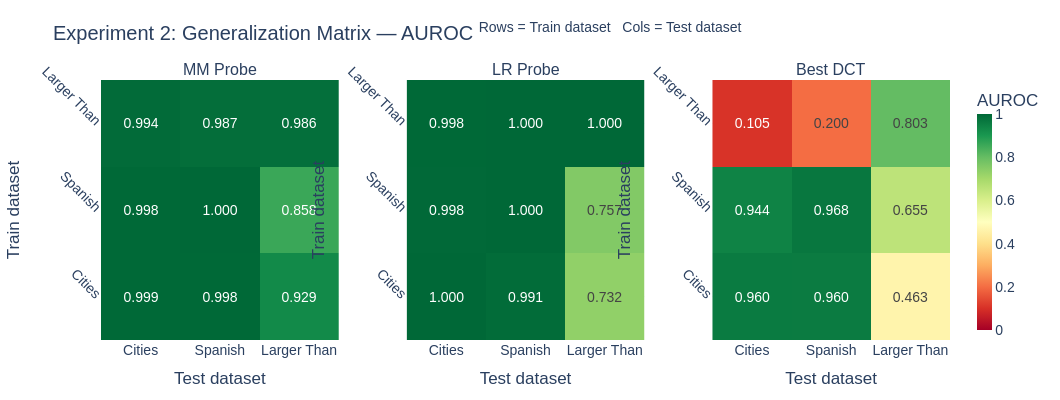
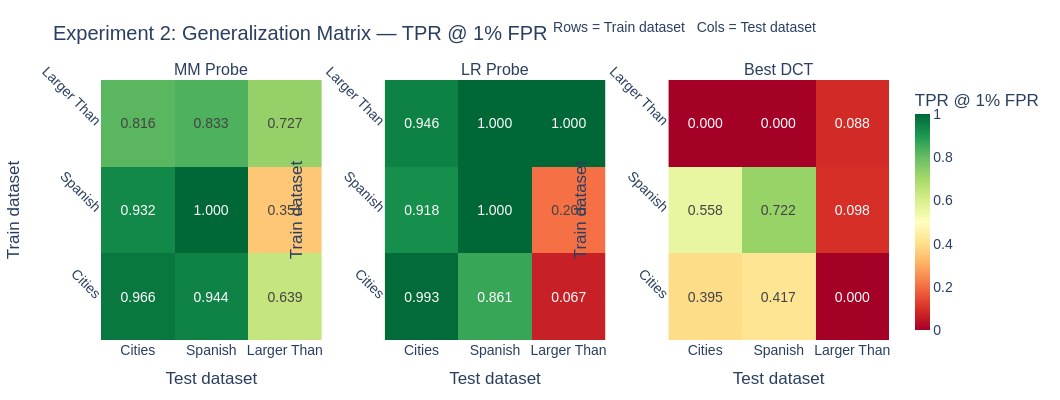

These figures' notebook cell, in order:
### Code cell
def gen_to_matrix(gen_data: dict, metric: str, dataset_names: list[str]) -> np.ndarray:
    mat = np.zeros((len(dataset_names), len(dataset_names)))
    for i, train_name in enumerate(dataset_names):
        for j, test_name in enumerate(dataset_names):
            mat[i, j] = gen_data[train_name][test_name][metric]
    return mat


labels_display = [DATASET_DISPLAY[n] for n in DATASET_NAMES]

for metric, metric_title in [("auroc", "AUROC"), ("tpr@1fpr", "TPR @ 1% FPR")]:
    mm_mat = gen_to_matrix(gen_mm, metric, DATASET_NAMES)
    lr_mat = gen_to_matrix(gen_lr, metric, DATASET_NAMES)
    dct_mat = gen_to_matrix(gen_dct, metric, DATASET_NAMES)

    fig = make_subplots(
        rows=1, cols=3,
        subplot_titles=["MM Probe", "LR Probe", f"Best DCT"],
        horizontal_spacing=0.08,
    )

    for col, mat in enumerate([mm_mat, lr_mat, dct_mat], start=1):
        fig.add_trace(go.Heatmap(
            z=mat,
            x=labels_display,
            y=labels_display,
            text=[[f"{v:.3f}" for v in row] for row in mat],
            texttemplate="%{text}",
            colorscale="RdYlGn",
            zmin=0, zmax=1,
            showscale=(col == 3),
            colorbar=dict(title=metric_title, thickness=15),
        ), row=1, col=col)

    fig.update_layout(
        **PLOT_BASE,
        title=(
            f"Experiment 2: Generalization Matrix — {metric_title}\n"
            "<sup>Rows = Train dataset &nbsp; Cols = Test dataset</sup>"
        ),
        height=400, width=1060,
    )
    fig.update_yaxes(title_text="Train dataset", tickangle=45)
    for col in range(1, 4):
        fig.update_xaxes(title_text="Test dataset", row=1, col=col)
    fig.show()
    metric_slug = metric.replace("@", "at").replace("%", "pct").replace(" ", "_")
    save_fig(fig, f"exp2_generalization_{metric_slug}")

### Figure 1 — Plotly figure (JSON) as saved in the notebook; plotly's stock layout.template omitted (floating-point values rounded to 4 significant figures)
{"data": [{"colorbar": {"thickness": 15, "title": {"text": "AUROC"}}, "colorscale": [[0, "rgb(165,0,38)"], [0.1, "rgb(215,48,39)"], [0.2, "rgb(244,109,67)"], [0.3, "rgb(253,174,97)"], [0.4, "rgb(254,224,139)"], [0.5, "rgb(255,255,191)"], [0.6, "rgb(217,239,139)"], [0.7, "rgb(166,217,106)"], [0.8, "rgb(102,189,99)"], [0.9, "rgb(26,152,80)"], [1, "rgb(0,104,55)"]], "showscale": false, "text": [["0.999", "0.998", "0.929"], ["0.998", "1.000", "0.858"], ["0.994", "0.987", "0.986"]], "texttemplate": "%{text}", "type": "heatmap", "x": ["Cities", "Spanish", "Larger Than"], "xaxis": "x", "y": ["Cities", "Spanish", "Larger Than"], "yaxis": "y", "z": [[0.9989, 0.9984, 0.9294], [0.9982, 1.0, 0.8582], [0.9937, 0.9865, 0.986]], "zmax": 1, "zmin": 0}, {"colorbar": {"thickness": 15, "title": {"text": "AUROC"}}, "colorscale": [[0, "rgb(165,0,38)"], [0.1, "rgb(215,48,39)"], [0.2, "rgb(244,109,67)"], [0.3, "rgb(253,174,97)"], [0.4, "rgb(254,224,139)"], [0.5, "rgb(255,255,191)"], [0.6, "rgb(217,239,139)"], [0.7, "rgb(166,217,106)"], [0.8, "rgb(102,189,99)"], [0.9, "rgb(26,152,80)"], [1, "rgb(0,104,55)"]], "showscale": false, "text": [["1.000", "0.991", "0.732"], ["0.998", "1.000", "0.757"], ["0.998", "1.000", "1.000"]], "texttemplate": "%{text}", "type": "heatmap", "x": ["Cities", "Spanish", "Larger Than"], "xaxis": "x2", "y": ["Cities", "Spanish", "Larger Than"], "yaxis": "y2", "z": [[0.9999, 0.9913, 0.7324], [0.9979, 1.0, 0.7567], [0.9983, 1.0, 1.0]], "zmax": 1, "zmin": 0}, {"colorbar": {"thickness": 15, "title": {"text": "AUROC"}}, "colorscale": [[0, "rgb(165,0,38)"], [0.1, "rgb(215,48,39)"], [0.2, "rgb(244,109,67)"], [0.3, "rgb(253,174,97)"], [0.4, "rgb(254,224,139)"], [0.5, "rgb(255,255,191)"], [0.6, "rgb(217,239,139)"], [0.7, "rgb(166,217,106)"], [0.8, "rgb(102,189,99)"], [0.9, "rgb(26,152,80)"], [1, "rgb(0,104,55)"]], "showscale": true, "text": [["0.960", "0.960", "0.463"], ["0.944", "0.968", "0.655"], ["0.105", "0.200", "0.803"]], "texttemplate": "%{text}", "type": "heatmap", "x": ["Cities", "Spanish", "Larger Than"], "xaxis": "x3", "y": ["Cities", "Spanish", "Larger Than"], "yaxis": "y3", "z": [[0.9599, 0.9595, 0.4634], [0.9438, 0.9683, 0.6549], [0.1047, 0.2, 0.8025]], "zmax": 1, "zmin": 0}], "layout": {"annotations": [{"font": {"size": 16}, "showarrow": false, "text": "MM Probe", "x": 0.14, "xanchor": "center", "xref": "paper", "y": 1, "yanchor": "bottom", "yref": "paper"}, {"font": {"size": 16}, "showarrow": false, "text": "LR Probe", "x": 0.5, "xanchor": "center", "xref": "paper", "y": 1, "yanchor": "bottom", "yref": "paper"}, {"font": {"size": 16}, "showarrow": false, "text": "Best DCT", "x": 0.86, "xanchor": "center", "xref": "paper", "y": 1, "yanchor": "bottom", "yref": "paper"}], "font": {"family": "Arial, sans-serif", "size": 14}, "height": 400, "legend": {"bgcolor": "rgba(255,255,255,0.8)", "bordercolor": "#E5E7EB", "borderwidth": 1}, "margin": {"b": 60, "l": 70, "r": 40, "t": 80}, "title": {"text": "Experiment 2: Generalization Matrix — AUROC\n<sup>Rows = Train dataset &nbsp; Cols = Test dataset</sup>"}, "width": 1060, "xaxis": {"anchor": "y", "domain": [0, 0.28], "title": {"text": "Test dataset"}}, "xaxis2": {"anchor": "y2", "domain": [0.36, 0.64], "title": {"text": "Test dataset"}}, "xaxis3": {"anchor": "y3", "domain": [0.72, 1], "title": {"text": "Test dataset"}}, "yaxis": {"anchor": "x", "domain": [0, 1], "tickangle": 45, "title": {"text": "Train dataset"}}, "yaxis2": {"anchor": "x2", "domain": [0, 1], "tickangle": 45, "title": {"text": "Train dataset"}}, "yaxis3": {"anchor": "x3", "domain": [0, 1], "tickangle": 45, "title": {"text": "Train dataset"}}}}

### Figure 2 — Plotly figure (JSON) as saved in the notebook; plotly's stock layout.template omitted (floating-point values rounded to 4 significant figures)
{"data": [{"colorbar": {"thickness": 15, "title": {"text": "TPR @ 1% FPR"}}, "colorscale": [[0, "rgb(165,0,38)"], [0.1, "rgb(215,48,39)"], [0.2, "rgb(244,109,67)"], [0.3, "rgb(253,174,97)"], [0.4, "rgb(254,224,139)"], [0.5, "rgb(255,255,191)"], [0.6, "rgb(217,239,139)"], [0.7, "rgb(166,217,106)"], [0.8, "rgb(102,189,99)"], [0.9, "rgb(26,152,80)"], [1, "rgb(0,104,55)"]], "showscale": false, "text": [["0.966", "0.944", "0.639"], ["0.932", "1.000", "0.351"], ["0.816", "0.833", "0.727"]], "texttemplate": "%{text}", "type": "heatmap", "x": ["Cities", "Spanish", "Larger Than"], "xaxis": "x", "y": ["Cities", "Spanish", "Larger Than"], "yaxis": "y", "z": [[0.966, 0.9444, 0.6392], [0.932, 1.0, 0.3505], [0.8163, 0.8333, 0.7268]], "zmax": 1, "zmin": 0}, {"colorbar": {"thickness": 15, "title": {"text": "TPR @ 1% FPR"}}, "colorscale": [[0, "rgb(165,0,38)"], [0.1, "rgb(215,48,39)"], [0.2, "rgb(244,109,67)"], [0.3, "rgb(253,174,97)"], [0.4, "rgb(254,224,139)"], [0.5, "rgb(255,255,191)"], [0.6, "rgb(217,239,139)"], [0.7, "rgb(166,217,106)"], [0.8, "rgb(102,189,99)"], [0.9, "rgb(26,152,80)"], [1, "rgb(0,104,55)"]], "showscale": false, "text": [["0.993", "0.861", "0.067"], ["0.918", "1.000", "0.206"], ["0.946", "1.000", "1.000"]], "texttemplate": "%{text}", "type": "heatmap", "x": ["Cities", "Spanish", "Larger Than"], "xaxis": "x2", "y": ["Cities", "Spanish", "Larger Than"], "yaxis": "y2", "z": [[0.9932, 0.8611, 0.06701], [0.9184, 1.0, 0.2062], [0.9456, 1.0, 1.0]], "zmax": 1, "zmin": 0}, {"colorbar": {"thickness": 15, "title": {"text": "TPR @ 1% FPR"}}, "colorscale": [[0, "rgb(165,0,38)"], [0.1, "rgb(215,48,39)"], [0.2, "rgb(244,109,67)"], [0.3, "rgb(253,174,97)"], [0.4, "rgb(254,224,139)"], [0.5, "rgb(255,255,191)"], [0.6, "rgb(217,239,139)"], [0.7, "rgb(166,217,106)"], [0.8, "rgb(102,189,99)"], [0.9, "rgb(26,152,80)"], [1, "rgb(0,104,55)"]], "showscale": true, "text": [["0.395", "0.417", "0.000"], ["0.558", "0.722", "0.098"], ["0.000", "0.000", "0.088"]], "texttemplate": "%{text}", "type": "heatmap", "x": ["Cities", "Spanish", "Larger Than"], "xaxis": "x3", "y": ["Cities", "Spanish", "Larger Than"], "yaxis": "y3", "z": [[0.3946, 0.4167, 0.0], [0.5578, 0.7222, 0.09794], [0.0, 0.0, 0.08763]], "zmax": 1, "zmin": 0}], "layout": {"annotations": [{"font": {"size": 16}, "showarrow": false, "text": "MM Probe", "x": 0.14, "xanchor": "center", "xref": "paper", "y": 1, "yanchor": "bottom", "yref": "paper"}, {"font": {"size": 16}, "showarrow": false, "text": "LR Probe", "x": 0.5, "xanchor": "center", "xref": "paper", "y": 1, "yanchor": "bottom", "yref": "paper"}, {"font": {"size": 16}, "showarrow": false, "text": "Best DCT", "x": 0.86, "xanchor": "center", "xref": "paper", "y": 1, "yanchor": "bottom", "yref": "paper"}], "font": {"family": "Arial, sans-serif", "size": 14}, "height": 400, "legend": {"bgcolor": "rgba(255,255,255,0.8)", "bordercolor": "#E5E7EB", "borderwidth": 1}, "margin": {"b": 60, "l": 70, "r": 40, "t": 80}, "title": {"text": "Experiment 2: Generalization Matrix — TPR @ 1% FPR\n<sup>Rows = Train dataset &nbsp; Cols = Test dataset</sup>"}, "width": 1060, "xaxis": {"anchor": "y", "domain": [0, 0.28], "title": {"text": "Test dataset"}}, "xaxis2": {"anchor": "y2", "domain": [0.36, 0.64], "title": {"text": "Test dataset"}}, "xaxis3": {"anchor": "y3", "domain": [0.72, 1], "title": {"text": "Test dataset"}}, "yaxis": {"anchor": "x", "domain": [0, 1], "tickangle": 45, "title": {"text": "Train dataset"}}, "yaxis2": {"anchor": "x2", "domain": [0, 1], "tickangle": 45, "title": {"text": "Train dataset"}}, "yaxis3": {"anchor": "x3", "domain": [0, 1], "tickangle": 45, "title": {"text": "Train dataset"}}}}
